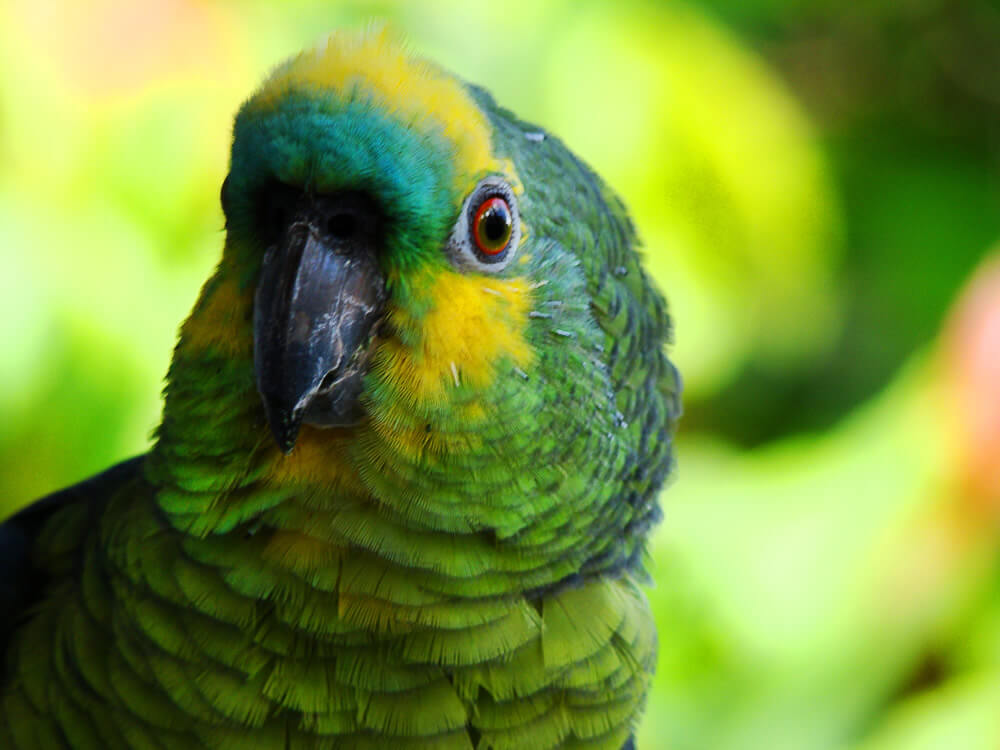
#> input picture Projeto/Aulas/imagem.jpeg, 1000 x 750 px, found by its file name
$ python DistorceImage1.py
#> lines starting #> are read from the running program, lines starting #| are printed output that depends on the picture
# from wand.image import Image

# cv2.imshow('image',im)
# im.show()
""" im = cv2.imread('IALearning/Projeto/Aulas/imagem.jpeg')# mudar path para funcionar
cv2.waitKey(0) """
from cv2 import cv2
import numpy
import random as rd
from PIL import Image
from PIL import ImageFilter as filter

img = Image.open('IALearning/Projeto/Aulas/imagem.jpeg')
#> img is the input picture: PIL image 1000x750 RGB; mean R, G, B 120.1, 149.3, 59.3
width, height = img.size
#> width = 1000; height = 750

leftrandom = width-rd.randint(0, width)
#> leftrandom = 136
toprandom = height-rd.randint(0, height)
#> toprandom = 356
rightrandom = width-rd.randint(0, width-leftrandom)
#> rightrandom = 224
bottonrandom = height-rd.randint(0, height-toprandom)
#> bottonrandom = 535

selection = (leftrandom, toprandom, rightrandom, bottonrandom)
#> selection = (136, 356, 224, 535)
part = img.crop(selection)
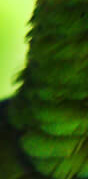
#> part: PIL image 88x179 RGB; mean R, G, B 58.4, 91.5, 21.5
part = part.filter(filter.FIND_EDGES) # Mude o filtro aqui
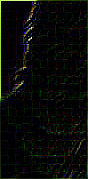
#> part: PIL image 88x179 RGB; mean R, G, B 8.7, 10.1, 7.1
# part.show()
cv2.waitKey(0)

img.paste(part, box=selection)
img.show()
# cv2.imshow('image', part)
# cv2.waitKey(0)


""" m = numpy.asarray(im)
width = im.shape[0]
height = im.shape[1]
m2 = numpy.zeros((width,height, 3))

A = m.shape[0] / 3.0
w = 1.0 / m.shape[1]

shift = lambda x: A * numpy.sin(2.0*numpy.pi*x * w)

for i in range(m.shape[0]):
    print(int(shift(i)))
    m2[:,i] = numpy.roll(m[:,i], int(shift(i)))

im2 = Image.fromarray(numpy.uint8(m2))
im2.show()
cv2.waitKey(0) """
